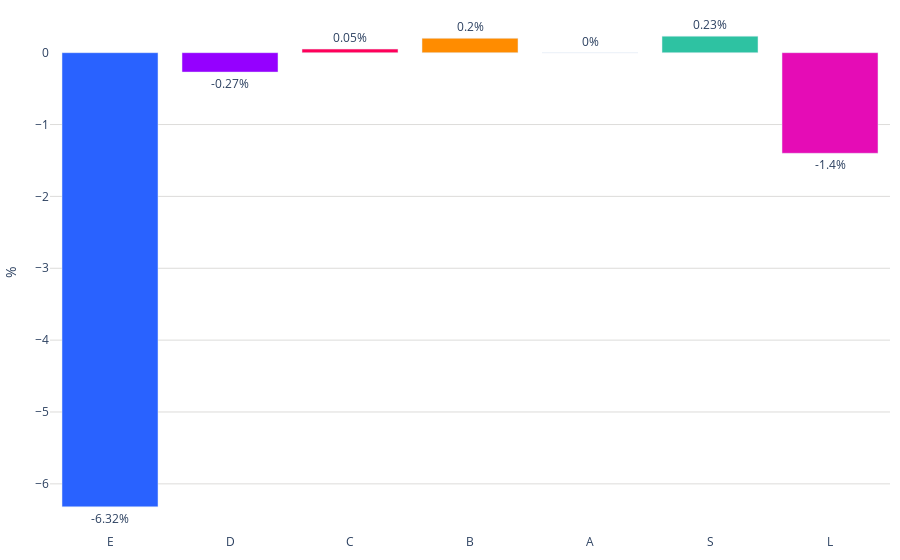

Notebook cell for this chart:
### Markdown cell above
## Gráfica

### Code cell
colores = ['#2962ff', '#9500ff', '#ff0059', '#ff8c00', '#b4e600', '#2EC2A2','#E50CB6']
orden_segmentos = ['E', 'D', 'C', 'B', 'A', 'S', 'L', 'ELITE']

# Convertir la columna 'letra_segmento' en una categoría con el orden deseado
suma_por_letra_segmento['letra_segmento'] = pd.Categorical(
    suma_por_letra_segmento['letra_segmento'],
    categories=orden_segmentos,
    ordered=True
)

# Ordenar el DataFrame según el orden de los segmentos
suma_por_letra_segmento = suma_por_letra_segmento.sort_values('letra_segmento')

fig = go.Figure()
fig.add_trace(go.Bar(
    x=suma_por_letra_segmento['letra_segmento'],
    y=suma_por_letra_segmento['cambio_porcentual'],
    base=0,
    marker_color=[colores[i % len(colores)] for i in range(len(suma_por_letra_segmento))],  # Usar los colores definidos
    text=suma_por_letra_segmento['cambio_porcentual'],  # Usar los porcentajes como texto
    textposition='outside',  # Mostrar el texto dentro de las barras
    texttemplate='%{text}%',  # Formato del texto
    hoverinfo='none',  # No mostrar información al pasar el cursor
))
fig.update_layout(
    #title='Variación Trimestral de % (2022-2023)',
    #xaxis_title='Segmentos',
    yaxis_title='%',
    yaxis=dict(gridcolor='#dddcda'),
    plot_bgcolor='rgba(0,0,0,0)',margin=dict(l=10, r=10, t=10, b=10),  # Ajusta los márgenes (left, right, top, bottom)        
)
# Exportar gráfica como archivo HTML
def guardar_grafico_como_html(fig, nombre_archivo, carpeta='assets/graficas'):
    # Crear la carpeta si no existe
    if not os.path.exists(carpeta):
        os.makedirs(carpeta)
       # Configuración para desactivar herramientas no deseadas
    config = {
        'displaylogo': False,  # Ocultar logo de Plotly
        'modeBarButtonsToRemove': [
            'toImage',       # Botón de guardar como imagen
            'resetScale2d',  # Reset de ejes (no aplica aquí, pero lo incluimos como ejemplo)
            'zoom2d',        # Botón de zoom
            'pan2d',         # Botón de desplazamiento
        ]
    }
    # Gráfica como archivo HTML en la carpeta especificada
    pio.write_html(fig, f'{carpeta}/{nombre_archivo}.html')

# Exportar
guardar_grafico_como_html(fig, 'g_bar_precio_segmento_tendencia', carpeta='assets/graficas')
fig.show()

### Figure 1 — Plotly figure (JSON) as saved in the notebook; plotly's stock layout.template omitted (floating-point values rounded to 4 significant figures)
{"data": [{"base": 0, "hoverinfo": "none", "marker": {"color": ["#2962ff", "#9500ff", "#ff0059", "#ff8c00", "#b4e600", "#2EC2A2", "#E50CB6"]}, "text": [-6.32, -0.27, 0.05, 0.2, 0, 0.23, -1.4], "textposition": "outside", "texttemplate": "%{text}%", "type": "bar", "x": ["E", "D", "C", "B", "A", "S", "L"], "y": [-6.32, -0.27, 0.05, 0.2, 0, 0.23, -1.4]}], "layout": {"margin": {"b": 10, "l": 10, "r": 10, "t": 10}, "plot_bgcolor": "rgba(0,0,0,0)", "yaxis": {"gridcolor": "#dddcda", "title": {"text": "%"}}}}
